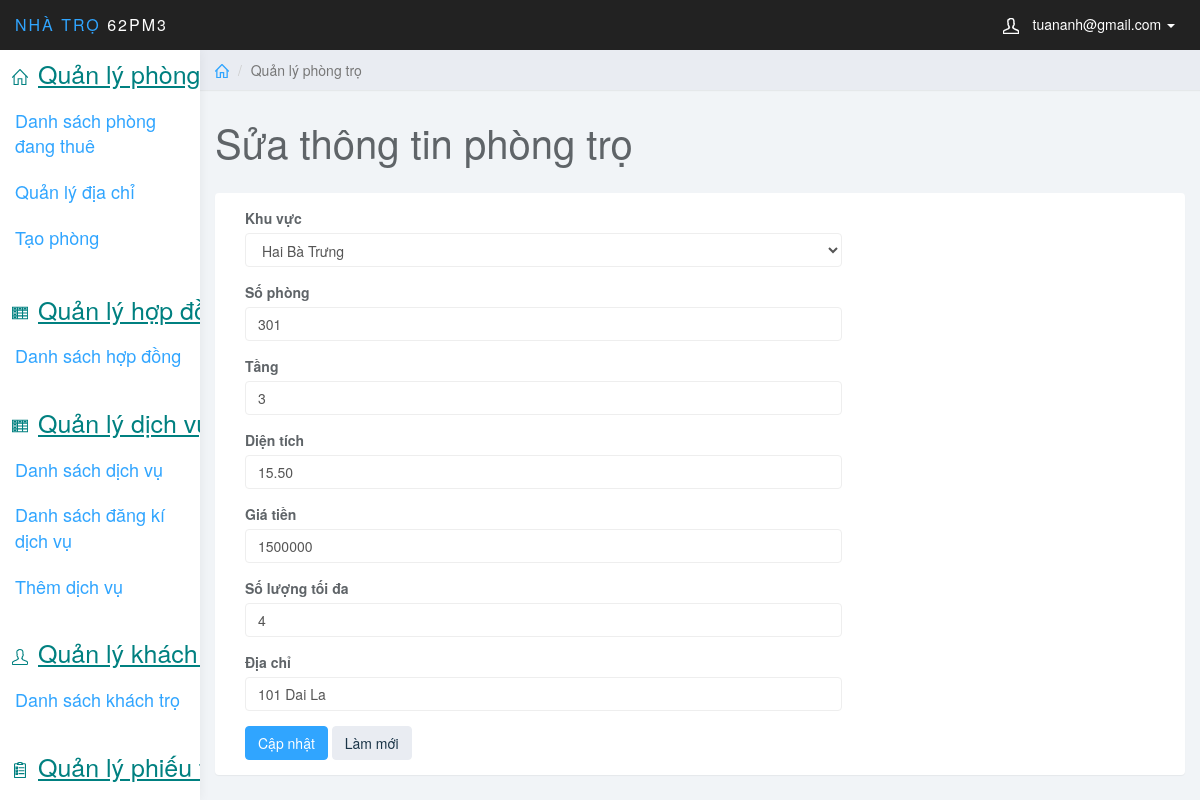
/QLPT_1/index.php?page_layout=edit_home&MaPT=PT00&MaKV=KV00 (signed in), run on the app's committed database.
### tables this page shows
CREATE TABLE `phongtro` (
  `MaPT` varchar(10) NOT NULL,
  `MaKV` varchar(10) NOT NULL,
  `SoPhong` int(11) DEFAULT NULL,
  `Tang` int(2) NOT NULL,
  `DienTich` decimal(4,2) NOT NULL,
  `GiaTienThue` int(11) NOT NULL,
  `SLToiDa` int(2) NOT NULL,
  `SLHienTai` int(2) NOT NULL,
  `DiaChi` varchar(60) NOT NULL
);

### QLPT_1/QL_Phong/edit_home.php (the view, shortened to what this page needs)
<?php
$mapt = $_GET['MaPT'];
$makv1=$_GET['MaKV'];
$sql = "SELECT * FROM phongtro
    WHERE MaPT='$mapt'";
$query = mysqli_query($conn, $sql);
$row = mysqli_fetch_array($query);
?>
<div class="col-sm-9 col-sm-offset-3 col-lg-10 col-lg-offset-2 main">
    <div class="row">
        <ol class="breadcrumb">
            <li><a href="#"><svg class="glyph stroked home">
                        <use xlink:href="#stroked-home"></use>
                    </svg></a></li>
            <li class="active">Quản lý phòng trọ</li>
        </ol>
    </div>
    <div class="row">
        <div class="col-lg-12">
            <h1 class="page-header"> Sửa thông tin phòng trọ</h1>
        </div>
    </div>
    <div class="row">
        <div class="col-lg-12">
            <div class="panel panel-default">
                <div class="panel-body">
                    <div class="col-md-8">
                        <form role="form" method="post">
                        <div class="form-group">
                                    <label>Khu vực </label>
                                    <select name="MaKV" class="form-control">
                                        <?php
                                            $sql44="SELECT * FROM khuvuc";
                                            $query44=mysqli_query($conn,$sql44);
                                            while($row44=mysqli_fetch_array($query44)){
                                        ?>
                                        <option value=<?php echo $row44['MaKV']; ?> <?php if($row44['MaKV']==$makv1){echo "selected";} ?>><?php echo $row44['TenKV']; ?></option>
                                        <?php  } ?>
                                    </select>
                                </div>
                            <div class="form-group">
                                <label>Số phòng</label>
                                <input name="SoPhong" required type="text" value="<?php echo $row['SoPhong'] ?>" class="form-control">
                            </div>
                            <div class="form-group">
                                <label>Tầng</label>
                                <input name="Tang" required type="text" value="<?php echo $row['Tang'] ?>" class="form-control">
                            </div>
                            <div class="form-group">
                                <label>Diện tích</label>
                                <input name="DienTich" required type="text" value="<?php echo $row['DienTich'] ?>" class="form-control">
                            </div>
                            <div class="form-group">
                                <label>Giá tiền </label>
                                <input name="GiaTienThue" required type="text" value="<?php echo $row['GiaTienThue'] ?>" class="form-control">
                            </div>
                            <div class="form-group">
                                <label>Số lượng tối đa </label>
                                <input name="SLToiDa" required type="text" value="<?php echo $row['SLToiDa'] ?>" class="form-control">
                            </div>
                            <div class="form-group">
                                <label>Địa chỉ </label>
                                <input name="DiaChi" required type="text" value="<?php echo $row['DiaChi'] ?>" class="form-control">
                            </div>
                            <button type="submit" name="sbm" class="btn btn-primary">Cập nhật</button>
                            <button type="reset" class="btn btn-default">Làm mới</button>
                    </div>
                </div>
            </div>
        </div>
    </div>
</div>

### QLPT_1/design/css/styles.css (style rules this page uses)
body { background: #f1f4f7; padding-top: 50px; color: #5f6468; }
a, a:hover, a:focus { color: #30a5ff; }
h1, h2, h3, h4, h5, h6 { color: #5f6468; }
h1 { font-weight: 300; font-size: 40px; }
.form-control { border: 1px solid #eee; box-shadow: none; }
.btn-default, .btn-default:hover, .btn-default:focus, .btn-default:active, .btn-default.active, .open > .dropdown-toggle.btn-default, .btn-default.disabled, .btn-default[disabled], fieldset[disabled] .btn-default, .btn-default.disabled:hover, .btn-default[disabled]:hover, fieldset[disabled] .btn-default:hover, .btn-default.disabled:focus, .btn-default[disabled]:focus, fieldset[disabled] .btn-default:focus, .btn-default.disabled:active, .btn-default[disabled]:active, fieldset[disabled] .btn-default:active, .btn-default.disabled.active, .btn-default[disabled].active, fieldset[disabled] .btn-default.active { background-color: #e9ecf2; border-color: #e9ecf2; color: #1b3548; }
.btn-primary, .btn-primary:hover, .btn-primary:focus, .btn-primary:active, .btn-primary.active, .open > .dropdown-toggle.btn-primary, .btn-primary.disabled, .btn-primary[disabled], fieldset[disabled] .btn-primary, .btn-primary.disabled:hover, .btn-primary[disabled]:hover, fieldset[disabled] .btn-primary:hover, .btn-primary.disabled:focus, .btn-primary[disabled]:focus, fieldset[disabled] .btn-primary:focus, .btn-primary.disabled:active, .btn-primary[disabled]:active, fieldset[disabled] .btn-primary:active, .btn-primary.disabled.active, .btn-primary[disabled].active, fieldset[disabled] .btn-primary.active { background-color: #30a5ff; border-color: #30a5ff; }
.panel { border: 0; }
.breadcrumb { border-radius: 0; padding: 10px 15px; background: #e9ecf2; box-shadow: 0 1px 1px rgba(0, 0, 0, .05); margin: 0 ; }
h1.page-header { margin-top: 30px; border-bottom: 0; }
.breadcrumb .glyph { height: 14px; width: 14px; margin: -2px 0 0 0; stroke-width: 4px; }

### data on the page
phongtro: SoPhong "301", Tang "3", DienTich "15.50", GiaTienThue "1500000", SLToiDa "4", DiaChi "101 Dai La"

### other printed values
$_SESSION['mail'] "tuananh@gmail.com"
form field MaKV "Hai Bà Trưng"
